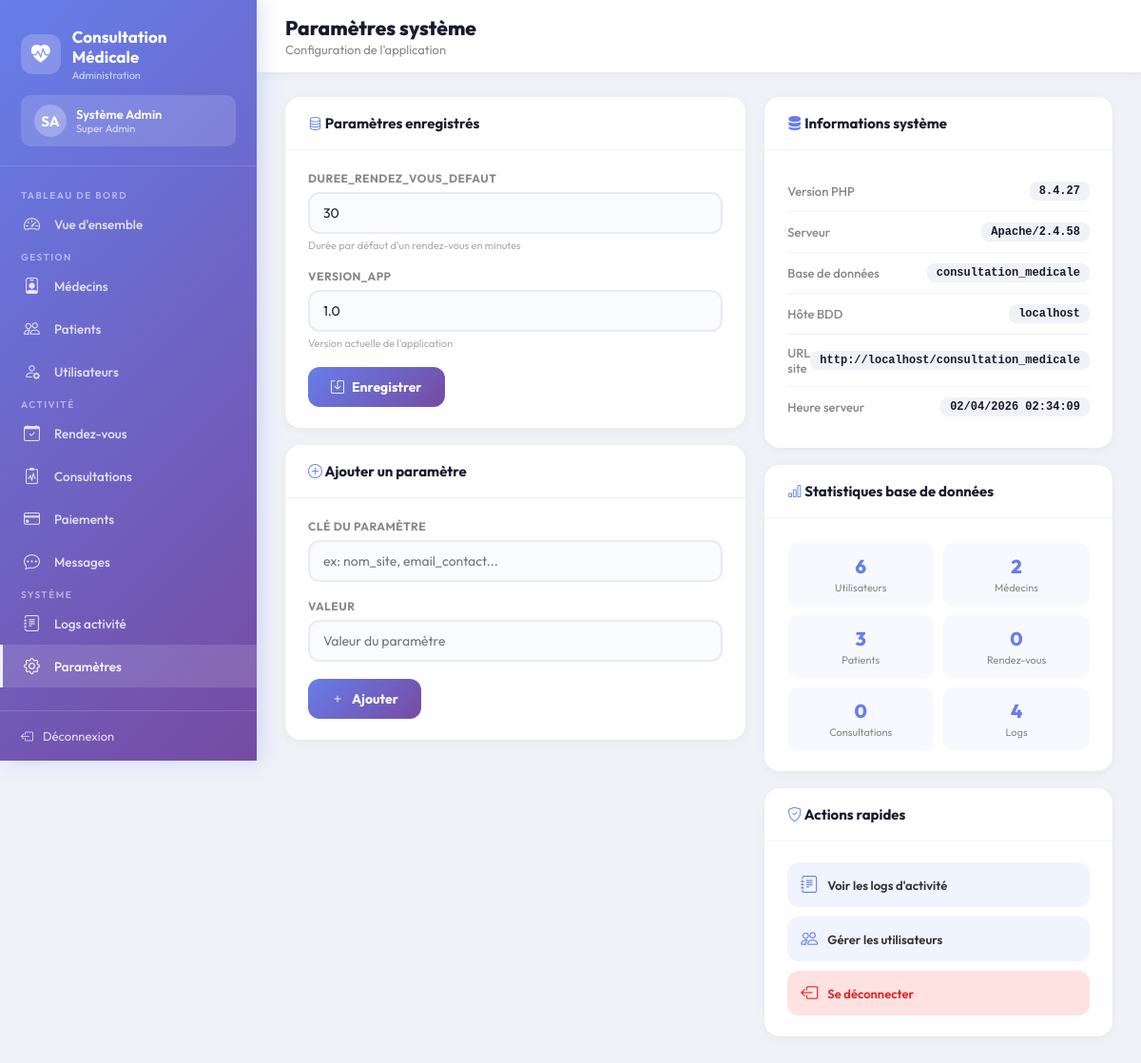
Page /admin/parametres.php (signed in) on the committed database.
### tables this page shows
CREATE TABLE `parametres_systeme` (
  `id` int(11) NOT NULL,
  `cle_parametre` varchar(100) NOT NULL,
  `valeur_parametre` text NOT NULL,
  `description` text DEFAULT NULL,
  `updated_at` datetime DEFAULT current_timestamp() ON UPDATE current_timestamp()
);

### admin/parametres.php (the view, shortened to what this page needs)
<?php
try {
    $db = Database::getInstance()->getConnection();
    $stmt = $db->query("SELECT * FROM parametres_systeme ORDER BY id");
    $parametres = $stmt->fetchAll();
    $info = [
        'Version PHP' => PHP_VERSION,
        'Serveur' => $_SERVER['SERVER_SOFTWARE'] ?? 'N/A',
        'Base de données' => DB_NAME,
        'Hôte BDD' => DB_HOST,
        'URL site' => SITE_URL,
        'Heure serveur' => date('d/m/Y H:i:s'),
    ];
    $stats = [
        'Utilisateurs' => $db->query("SELECT COUNT(*) FROM utilisateurs")->fetchColumn(),
        'Médecins' => $db->query("SELECT COUNT(*) FROM medecins")->fetchColumn(),
        'Patients' => $db->query("SELECT COUNT(*) FROM patients")->fetchColumn(),
        'Rendez-vous' => $db->query("SELECT COUNT(*) FROM rendez_vous")->fetchColumn(),
        'Consultations' => $db->query("SELECT COUNT(*) FROM consultations")->fetchColumn(),
        'Logs' => $db->query("SELECT COUNT(*) FROM logs_activite")->fetchColumn(),
    ];
} catch(PDOException $e) { error_log($e->getMessage()); $parametres=[]; $param_map=[]; $info=[]; $stats=[]; }
?>
<!DOCTYPE html>
<html lang="fr">
<head>
    <link rel="stylesheet" href="https://cdn.jsdelivr.net/npm/bootstrap-icons@1.11.3/font/bootstrap-icons.min.css">
</head>
<body>
<aside class="sidebar">
    <div class="sidebar-brand">
        <div class="logo"><div class="logo-icon"><i class="bi bi-heart-pulse-fill"></i></div><div><h3><?php echo SITE_NAME; ?></h3><p>Administration</p></div></div>
        <div class="admin-chip">
            <div class="av"><?php echo strtoupper(substr($_SESSION['user_prenom'],0,1).substr($_SESSION['user_nom'],0,1)); ?></div>
            <div class="info"><h5><?php echo htmlspecialchars($_SESSION['user_prenom'].' '.$_SESSION['user_nom']); ?></h5><p>Super Admin</p></div>
        </div>
    </div>
    <nav class="sidebar-menu">
        <span class="menu-section">Tableau de bord</span><a href="index.php"><i class="bi bi-speedometer2"></i> Vue d'ensemble</a>
        <span class="menu-section">Gestion</span>
        <a href="medecins.php"><i class="bi bi-person-badge"></i> Médecins</a>
        <a href="patients.php"><i class="bi bi-people"></i> Patients</a>
        <a href="utilisateurs.php"><i class="bi bi-person-gear"></i> Utilisateurs</a>
        <span class="menu-section">Activité</span>
        <a href="rendez-vous.php"><i class="bi bi-calendar-check"></i> Rendez-vous</a>
        <a href="consultations.php"><i class="bi bi-clipboard2-pulse"></i> Consultations</a>
        <a href="paiements.php"><i class="bi bi-credit-card"></i> Paiements</a>
        <a href="messages.php"><i class="bi bi-chat-dots"></i> Messages</a>
        <span class="menu-section">Système</span>
        <a href="logs.php"><i class="bi bi-journal-text"></i> Logs activité</a>
        <a href="parametres.php" class="active"><i class="bi bi-gear"></i> Paramètres</a>
    </nav>
    <div class="sidebar-footer"><a href="../auth/logout.php"><i class="bi bi-box-arrow-left"></i> Déconnexion</a></div>
</aside>
<div class="main-content">
    <div class="topbar"><div><h2>Paramètres système</h2><p>Configuration de l'application</p></div></div>
    <div class="content">
        <div class="layout">
            <div>
                <?php if (count($parametres) > 0): ?>
                <div class="card">
                    <div class="card-header"><h5><i class="bi bi-database"></i> Paramètres enregistrés</h5></div>
                    <div class="card-body">
                        <form method="POST">
                            <?php foreach ($parametres as $p): ?>
                            <div class="form-group">
                                <label><?php echo htmlspecialchars($p['cle_parametre']); ?></label>
                                <input type="text" name="parametres[<?php echo htmlspecialchars($p['cle_parametre']); ?>]"
                                       value="<?php echo htmlspecialchars($p['valeur_parametre']); ?>">
                                <?php if ($p['description']): ?>
                                <div class="hint"><?php echo htmlspecialchars($p['description']); ?></div>
                                <?php endif; ?>
                            </div>
                            <?php endforeach; ?>
                            <button type="submit" class="btn btn-primary"><i class="bi bi-save"></i> Enregistrer</button>
                        </form>
                    </div>
                </div>
                <?php endif; ?>
                <div class="card">
                    <div class="card-header"><h5><i class="bi bi-plus-circle"></i> Ajouter un paramètre</h5></div>
                    <div class="card-body">
                        <form method="POST">
                            <div class="form-group">
                                <label>Clé du paramètre</label>
                                <input type="text" name="parametres[nouvelle_cle]" placeholder="ex: nom_site, email_contact...">
                            </div>
                            <div class="form-group">
                                <label>Valeur</label>
                                <input type="text" name="parametres[nouvelle_valeur]" placeholder="Valeur du paramètre">
                            </div>
                            <button type="submit" class="btn btn-primary"><i class="bi bi-plus"></i> Ajouter</button>
                        </form>
                    </div>
                </div>
            </div>
            <div>
                <div class="card">
                    <div class="card-header"><h5><i class="bi bi-server"></i> Informations système</h5></div>
                    <div class="card-body">
                        <?php foreach ($info as $k=>$v): ?>
                        <div class="info-item">
                            <span class="key"><?php echo $k; ?></span>
                            <span class="val"><?php echo htmlspecialchars($v); ?></span>
                        </div>
                        <?php endforeach; ?>
                    </div>
                </div>
                <div class="card">
                    <div class="card-header"><h5><i class="bi bi-bar-chart"></i> Statistiques base de données</h5></div>
                    <div class="card-body">
                        <div class="stats-mini">
                            <?php foreach ($stats as $label=>$val): ?>
                            <div class="sm-item"><div class="n"><?php echo $val; ?></div><p><?php echo $label; ?></p></div>
                            <?php endforeach; ?>
                        </div>
                    </div>
                </div>
                <div class="card">
                    <div class="card-header"><h5><i class="bi bi-shield-check"></i> Actions rapides</h5></div>
                    <div class="card-body" style="display:flex;flex-direction:column;gap:10px">
                        <a href="logs.php" style="display:flex;align-items:center;gap:10px;padding:12px 14px;background:#f0f4ff;border-radius:12px;text-decoration:none;color:#333;font-size:13px;font-weight:600;transition:background .2s" onmouseover="this.style.background='#e0e7ff'" onmouseout="this.style.background='#f0f4ff'">
                            <i class="bi bi-journal-text" style="color:var(--primary);font-size:18px"></i> Voir les logs d'activité
                        </a>
                        <a href="utilisateurs.php" style="display:flex;align-items:center;gap:10px;padding:12px 14px;background:#f0f4ff;border-radius:12px;text-decoration:none;color:#333;font-size:13px;font-weight:600;transition:background .2s" onmouseover="this.style.background='#e0e7ff'" onmouseout="this.style.background='#f0f4ff'">
                            <i class="bi bi-people" style="color:var(--primary);font-size:18px"></i> Gérer les utilisateurs
                        </a>
                        <a href="../../logout.php" style="display:flex;align-items:center;gap:10px;padding:12px 14px;background:#fee2e2;border-radius:12px;text-decoration:none;color:#dc2626;font-size:13px;font-weight:600">
                            <i class="bi bi-box-arrow-left" style="font-size:18px"></i> Se déconnecter
                        </a>
                    </div>
                </div>
            </div>
        </div>
    </div>
</div>
</body>
</html>

### admin/parametres.php (style rules this page uses)
:root { --primary:#667eea;--sidebar-w:270px;--gradient:linear-gradient(135deg,#667eea,#764ba2) }
* { box-sizing:border-box;margin:0;padding:0 }
body { font-family:'Outfit',sans-serif;background:#f0f2f8;color:#1a1a2e }
.sidebar { position:fixed;top:0;left:0;height:100vh;width:var(--sidebar-w);background:var(--gradient);color:#fff;z-index:1000;display:flex;flex-direction:column;box-shadow:4px 0 20px rgba(102,126,234,.25) }
.sidebar-brand { padding:28px 22px 20px;border-bottom:1px solid rgba(255,255,255,.15) }
.logo { display:flex;align-items:center;gap:12px }
.logo-icon { width:42px;height:42px;border-radius:12px;background:rgba(255,255,255,.2);display:flex;align-items:center;justify-content:center;font-size:20px }
.logo h3 { font-size:17px;font-weight:700 }
.logo p { font-size:11px;opacity:.7;margin-top:2px }
.admin-chip { margin-top:14px;background:rgba(255,255,255,.15);border-radius:10px;padding:10px 14px;display:flex;align-items:center;gap:10px }
.admin-chip .av { width:34px;height:34px;border-radius:50%;background:rgba(255,255,255,.25);display:flex;align-items:center;justify-content:center;font-size:15px;font-weight:700 }
.admin-chip .info h5 { font-size:13px;font-weight:600 }
.admin-chip .info p { font-size:11px;opacity:.75 }
.sidebar-menu { flex:1;padding:18px 0;overflow-y:auto }
.menu-section { padding:12px 22px 5px;font-size:10px;text-transform:uppercase;letter-spacing:1.5px;opacity:.5;font-weight:600 }
.sidebar-menu a { display:flex;align-items:center;gap:12px;padding:12px 22px;color:rgba(255,255,255,.82);text-decoration:none;font-size:13.5px;font-weight:500;border-left:3px solid transparent;transition:all .22s }
.sidebar-menu a:hover,.sidebar-menu a.active { background:rgba(255,255,255,.13);color:#fff;border-left-color:rgba(255,255,255,.9) }
.sidebar-menu a i { font-size:17px;width:20px }
.sidebar-footer { padding:18px 22px;border-top:1px solid rgba(255,255,255,.15) }
.sidebar-footer a { display:flex;align-items:center;gap:10px;color:rgba(255,255,255,.8);text-decoration:none;font-size:13px }
.main-content { margin-left:var(--sidebar-w) }
.topbar { background:#fff;padding:16px 30px;display:flex;justify-content:space-between;align-items:center;box-shadow:0 2px 10px rgba(0,0,0,.06);position:sticky;top:0;z-index:100 }
.topbar h2 { font-size:21px;font-weight:800 }
.topbar p { font-size:13px;color:#888;margin-top:2px }
.content { padding:26px 30px }
.layout { display:grid;grid-template-columns:1.4fr 1fr;gap:20px }
.card { background:#fff;border-radius:16px;box-shadow:0 2px 10px rgba(0,0,0,.05);overflow:hidden;margin-bottom:18px }
.card-header { padding:18px 24px;border-bottom:1px solid #f0f2f5;display:flex;align-items:center;gap:10px }
.card-header h5 { font-size:15px;font-weight:700 }
.card-header h5 i { color:var(--primary) }
.card-body { padding:22px 24px }
.form-group { margin-bottom:18px }
.form-group label { display:block;font-size:12px;font-weight:700;text-transform:uppercase;color:#888;margin-bottom:7px;letter-spacing:.5px }
.form-group input,.form-group select,.form-group textarea { width:100%;padding:11px 14px;border:2px solid #e8eaf5;border-radius:12px;font-size:14px;font-family:'Outfit',sans-serif;color:#1a1a2e;transition:border-color .2s;outline:none;background:#fafbff }
.form-group .hint { font-size:11px;color:#aaa;margin-top:5px }
.btn { padding:12px 24px;border-radius:12px;border:none;cursor:pointer;font-weight:700;font-size:14px;font-family:'Outfit',sans-serif;display:inline-flex;align-items:center;gap:8px;transition:all .25s }
.btn-primary { background:var(--gradient);color:#fff }
.info-item { display:flex;justify-content:space-between;align-items:center;padding:11px 0;border-bottom:1px solid #f0f2f5;font-size:13px }
.info-item:last-child { border-bottom:none }
.info-item .key { color:#888;font-weight:500 }
.info-item .val { font-weight:700;color:#1a1a2e;font-size:12px;font-family:monospace;background:#f0f2f8;padding:3px 10px;border-radius:8px }
.stats-mini { display:grid;grid-template-columns:repeat(2,1fr);gap:10px;margin-top:4px }
.sm-item { background:#f8f9ff;border-radius:10px;padding:12px;text-align:center }
.sm-item .n { font-size:20px;font-weight:800;color:var(--primary) }
.sm-item p { font-size:11px;color:#888;margin-top:3px }

### rows in the picture
parametres_systeme: cle_parametre "DUREE_RENDEZ_VOUS_DEFAUT", valeur_parametre "30", description "Durée par défaut d'un rendez-vous en minutes"
parametres_systeme: cle_parametre "VERSION_APP", valeur_parametre "1.0", description "Version actuelle de l'application"

### other values in the picture
SITE_NAME "Consultation Médicale"
substr($_SESSION['user_prenom'],0,1).substr($_SESSION['user_nom'],0,1) "SA"
$_SESSION['user_prenom'].' '.$_SESSION['user_nom'] "Système Admin"
$k "Version PHP"
$v "8.4.27"
$k "Serveur"
$v "Apache/2.4.58"
$k "Base de données"
$v "consultation_medicale"
$k "Hôte BDD"
$v "localhost"
$k "URL site"
$v "http://localhost/consultation_medicale"
$k "Heure serveur"
$v "02/04/2026 02:34:09"
